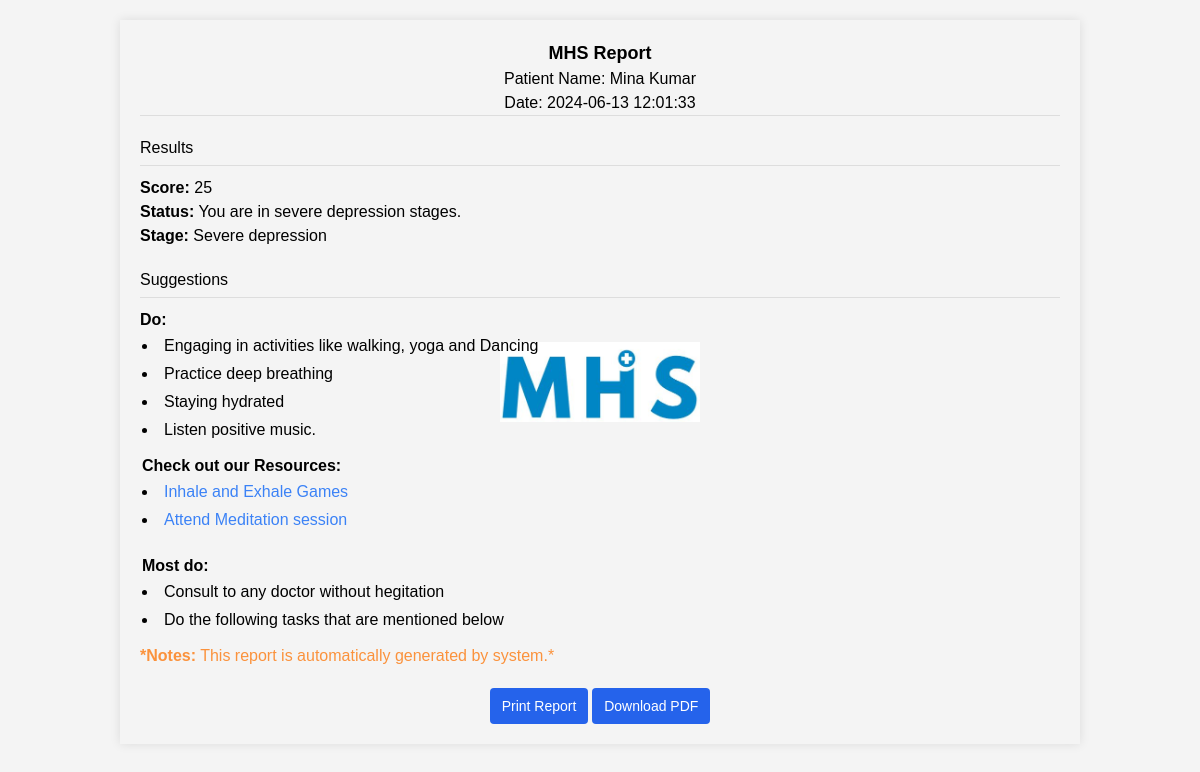
/front/report.php?id=2 (signed in), run on the app's committed database.
### tables this page shows
CREATE TABLE `users` (
  `UID` int(11) NOT NULL,
  `Code` varchar(255) NOT NULL,
  `Name` varchar(255) NOT NULL,
  `Email` varchar(255) NOT NULL,
  `Contact` varchar(255) NOT NULL,
  `Address` varchar(255) NOT NULL,
  `Security` varchar(255) NOT NULL,
  `Pass_word` varchar(255) NOT NULL,
  `Post` varchar(255) NOT NULL,
  `Exp` varchar(255) NOT NULL,
  `Details` varchar(255) NOT NULL,
  `Point` int(11) NOT NULL,
  `Mode` int(11) NOT NULL DEFAULT 0,
  `Status` int(11) NOT NULL DEFAULT 0
);

CREATE TABLE `data` (
  `UID` int(11) NOT NULL,
  `Code` varchar(255) NOT NULL,
  `Date` timestamp NOT NULL DEFAULT current_timestamp() ON UPDATE current_timestamp(),
  `Data` int(11) NOT NULL
);

### front/report.php (the view, shortened to what this page needs)
<?php
include '../functions.php';
	?> <script> location.replace("../login.php"); </script> <?php
$uid = $_GET['id'];
$userdataqry = " SELECT * FROM data WHERE UID='$uid' ";
    $userdataqry_ex = mysqli_query($con, $userdataqry);
    $userdataqry_fetch = mysqli_fetch_array($userdataqry_ex);
    $usercode = $userdataqry_fetch['Code'];
    $userdataqry1 = " SELECT * FROM users WHERE Code='$usercode' ";
    $userdataqry1_ex = mysqli_query($con, $userdataqry1);
    $userdataqry1_fetch = mysqli_fetch_array($userdataqry1_ex);
    if ($userdataqry_fetch['Data'] <= 13) {
      $status = "You are fine.";
      $stages = "---";
    }elseif ($userdataqry_fetch['Data'] >= 14 AND $userdataqry_fetch['Data'] <= 19) {
      $status = "You are in mild depression stages.";
      $stages = "Mild depression";
    }elseif ($userdataqry_fetch['Data'] >= 20 AND $userdataqry_fetch['Data'] <= 23) {
      $status = "You are in moderate depression stages.";
      $stages = "Moderarte depression";
    }elseif ($userdataqry_fetch['Data'] >= 24) {
      $status = "You are in severe depression stages.";
      $stages = "Severe depression";
    }
?>
<!DOCTYPE html>
<html lang="en">
  <head>
    <script src="https://cdn.tailwindcss.com"></script>
  </head>
  <body>
    <div class="report-container">
      <header>
        <h1 style="font-size: 18px; font-weight: 700;">MHS Report</h1>
        <p>Patient Name: <?php echo $userdataqry1_fetch['Name']; ?></p>
        <p>Date: <?php echo $userdataqry_fetch['Date']; ?></p>
      </header>
      <section class="patient-info">
        <h2>Results</h2>
        <p><strong>Score:</strong> <?php echo $userdataqry_fetch['Data']; ?> </p>
        <p><strong>Status:</strong> <?php echo $status; ?>  </p>
        <p><strong>Stage:</strong> <?php echo $stages; ?> </p>
      </section>
      <section class="medical-details">
        <h2>Suggestions</h2>
        <p>
<?php
if ($stages == "---") {
  ?>
  <div style="padding: 10px 0px;">
            <strong style="padding: 10px 2px;">Check out our Resources:</strong>
            <div>
                <li style="padding: 2px;"><a class="text-blue-500" href="../back/games/inhel.php">Inhale and Exhale Games</a></li>
                <li style="padding: 2px;"><a class="text-blue-500" href="../back/games/meditation.php">Attend Meditation session</a></li>
            </div>
          </div>
  <?php
}else{
?>
<strong>Do:</strong>
          <div>
            <li style="padding: 2px;">Engaging in activities like walking, yoga and Dancing</li>
            <li style="padding: 2px;">Practice deep breathing</li>
            <li style="padding: 2px;">Staying hydrated</li>
            <li style="padding: 2px;">Listen positive music.</li>
          </div>
          <div style="padding: 10px 0px;">
            <strong style="padding: 10px 2px;">Check out our Resources:</strong>
            <div>
                <li style="padding: 2px;"><a class="text-blue-500" href="../back/games/inhel.php">Inhale and Exhale Games</a></li>
                <li style="padding: 2px;"><a class="text-blue-500" href="../back/games/meditation.php">Attend Meditation session</a></li>
            </div>
          </div>
          <div style="padding: 10px 0px;">
            <strong style="padding: 10px 2px;">Most do:</strong>
            <div>
                <li style="padding: 2px;">Consult to any doctor without hegitation</li>
                <li style="padding: 2px;">Do the following tasks that are mentioned below</li>
            </div>
          </div>
<?php
}
?>
        </p>
        <p class="text-orange-400">
          <strong>*Notes:</strong> This report is automatically generated by system.*
        </p>
      </section>
      <div class="buttons text-sm">
        <button class="px-3 py-2 rounded bg-blue-600 text-white" onclick="window.print()">Print Report</button>
        <button class="px-3 py-2 rounded bg-blue-600 text-white"  onclick="downloadPDF()">Download PDF</button>
      </div>
    </div>
  </body>
</html>

### front/report.php (style rules this page uses)
body { font-family: Arial, sans-serif; margin: 0; padding: 0; background-color: #f4f4f4; }
.report-container { background: url(./assets/logo.jpg) no-repeat; background-position: center; background-size: 200px; width: 80%; margin: 20px auto; padding: 20px; box-shadow: 0 0 10px rgba(0, 0, 0, 0.1); }
header { text-align: center; border-bottom: 1px solid #ddd; margin-bottom: 20px; }
header h1 { margin: 0; }
section { margin-bottom: 20px; }
section h2 { border-bottom: 1px solid #ddd; padding-bottom: 5px; margin-bottom: 10px; }
.buttons { text-align: center; margin-top: 20px; }
button { padding: 10px 20px; margin: 5px; border: none; background-color: #007bff; color: white; cursor: pointer; }

### data on the page
users: Name "Mina Kumar"
data: Date "2024-06-13 12:01:33", Data "25", Data "You are in severe depression stages.", Data "Severe depression"
